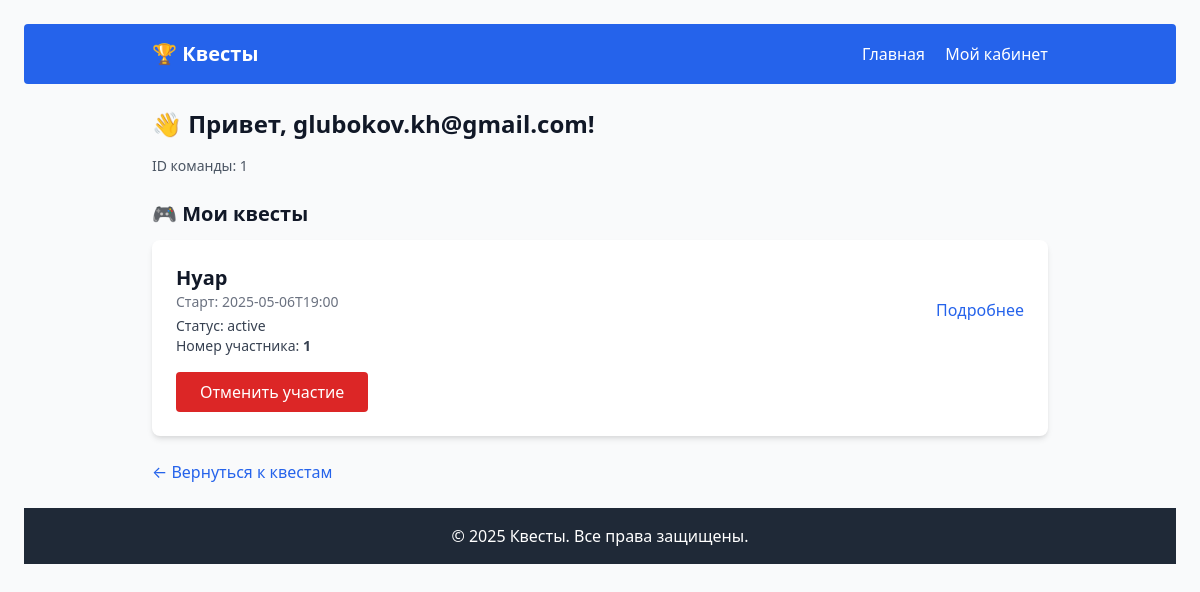
The app's page /dashboard.php (signed in) with its own data.
### tables this page shows
CREATE TABLE teams (
            id INTEGER PRIMARY KEY AUTOINCREMENT,
            team_number TEXT,
            email TEXT,
            start_time TEXT
        , password TEXT, phone TEXT);

CREATE TABLE team_games (
            id INTEGER PRIMARY KEY AUTOINCREMENT,
            team_id INTEGER,
            game_id INTEGER,
            status TEXT,
            is_paid INTEGER,
            answers TEXT
        , team_number INTEGER);

CREATE TABLE games (
            id INTEGER PRIMARY KEY AUTOINCREMENT,
            name TEXT,
            slug TEXT,
            description TEXT,
            start_time TEXT,
            is_active INTEGER,
            cover_image TEXT,
            checkpoints TEXT
        );

### dashboard.php (the view, shortened to what this page needs)
<?php
require_once __DIR__ . '/db/db.php';
$teamId = $_SESSION['team_id'];
$stmt = $db->prepare("
    SELECT tg.*, g.name, g.start_time
    FROM team_games tg
    JOIN games g ON g.id = tg.game_id
    WHERE tg.team_id = ?
    ORDER BY g.start_time ASC
");
$stmt->execute([$teamId]);
$games = $stmt->fetchAll(PDO::FETCH_ASSOC);
include('header.php');
?>
<div class="max-w-4xl mx-auto">
    <h1 class="text-2xl font-bold mb-4">👋 Привет, <?= htmlspecialchars($team['email']) ?>!</h1>
    <p class="text-sm text-gray-600 mb-6">ID команды: <?= $teamId ?></p>
    <h2 class="text-xl font-semibold mb-3">🎮 Мои квесты</h2>
    <div class="space-y-6">
        <?php foreach ($games as $game): ?>
            <div class="bg-white shadow-md rounded-lg p-6">
                <div class="flex justify-between items-center">
                    <div>
                        <h3 class="font-semibold text-xl"><?= htmlspecialchars($game['name']) ?></h3>
                        <p class="text-sm text-gray-500">Старт: <?= htmlspecialchars($game['start_time']) ?></p>
                        <p class="text-sm text-gray-700 mt-1">Статус: <?= htmlspecialchars($game['status']) ?><?= $game['is_paid'] ? ', оплачено' : '' ?></p>
                        <p class="text-sm text-gray-700">Номер участника: <strong><?= $game['team_number'] ?? '?' ?></strong></p>
                    </div>
                    <div>
                        <a href="game.php?game_id=<?= $game['game_id'] ?>" class="text-blue-600 hover:underline">Подробнее</a>
                    </div>
                </div>
                <form method="post" action="dashboard.php" class="mt-4">
                    <button type="submit" class="bg-red-600 text-white px-6 py-2 rounded hover:bg-red-700 transition">
                        Отменить участие
                    </button>
                </form>
            </div>
        <?php endforeach; ?>
    </div>
    <div class="mt-6">
        <a href="index.php" class="text-blue-600 hover:underline">← Вернуться к квестам</a>
    </div>
</div>
<?php include('footer.php'); ?>

### records on screen
teams: email "glubokov.kh@gmail.com"
team_games: game.name "Нуар", game.start_time "2025-05-06T19:00", status "active", team_number "1"

### other values on screen
$teamId "1"
